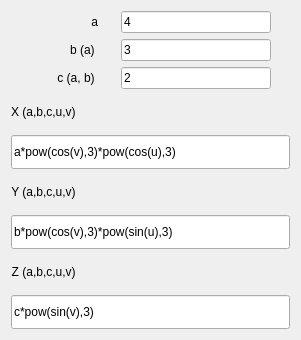
                         <widget class="QWidget" name="scrollAreaWidgetContents">
                          <property name="geometry">
                           <rect>
                            <x>0</x>
                            <y>0</y>
                            <width>301</width>
                            <height>340</height>
                           </rect>
                          </property>
                          <layout class="QGridLayout" name="gridLayout_24">
                           <item row="0" column="0">
                            <layout class="QVBoxLayout" name="verticalLayout">
                             <item>
                              <layout class="QHBoxLayout" name="horizontalLayout_20">
                               <item>
                                <widget class="QLabel" name="label_a_5">
                                 <property name="maximumSize">
                                  <size>
                                   <width>70</width>
                                   <height>16777215</height>
                                  </size>
                                 </property>
                                 <property name="layoutDirection">
                                  <enum>Qt::LeftToRight</enum>
                                 </property>
                                 <property name="text">
                                  <string>a</string>
                                 </property>
                                 <property name="alignment">
                                  <set>Qt::AlignRight|Qt::AlignTrailing|Qt::AlignVCenter</set>
                                 </property>
                                </widget>
                               </item>
                               <item>
                                <widget class="QLineEdit" name="Surf_a">
                                 <property name="sizePolicy">
                                  <sizepolicy hsizetype="Fixed" vsizetype="Fixed">
                                   <horstretch>0</horstretch>
                                   <verstretch>0</verstretch>
                                  </sizepolicy>
                                 </property>
                                 <property name="minimumSize">
                                  <size>
                                   <width>40</width>
                                   <height>0</height>
                                  </size>
                                 </property>
                                 <property name="maximumSize">
                                  <size>
                                   <width>150</width>
                                   <height>16777215</height>
                                  </size>
                                 </property>
                                 <property name="text">
                                  <string>4</string>
                                 </property>
                                 <property name="maxLength">
                                  <number>32769</number>
                                 </property>
                                </widget>
                               </item>
                              </layout>
                             </item>
                             <item>
                              <layout class="QHBoxLayout" name="horizontalLayout_21">
                               <item>
                                <widget class="QLabel" name="label_b_5">
                                 <property name="maximumSize">
                                  <size>
                                   <width>70</width>
                                   <height>16777215</height>
                                  </size>
                                 </property>
                                 <property name="text">
                                  <string>b (a) </string>
                                 </property>
                                 <property name="alignment">
                                  <set>Qt::AlignRight|Qt::AlignTrailing|Qt::AlignVCenter</set>
                                 </property>
                                </widget>
                               </item>
                               <item>
                                <widget class="QLineEdit" name="Surf_b">
                                 <property name="sizePolicy">
                                  <sizepolicy hsizetype="Fixed" vsizetype="Fixed">
                                   <horstretch>0</horstretch>
                                   <verstretch>0</verstretch>
                                  </sizepolicy>
                                 </property>
                                 <property name="minimumSize">
                                  <size>
                                   <width>40</width>
                                   <height>0</height>
                                  </size>
                                 </property>
                                 <property name="maximumSize">
                                  <size>
                                   <width>150</width>
                                   <height>16777215</height>
                                  </size>
                                 </property>
                                 <property name="text">
                                  <string>3</string>
                                 </property>
                                 <property name="maxLength">
                                  <number>32769</number>
                                 </property>
                                </widget>
                               </item>
                              </layout>
                             </item>
                             <item>
                              <layout class="QHBoxLayout" name="horizontalLayout_22">
                               <item>
                                <widget class="QLabel" name="label_c_3">
                                 <property name="maximumSize">
                                  <size>
                                   <width>70</width>
                                   <height>16777215</height>
                                  </size>
                                 </property>
                                 <property name="text">
                                  <string>c (a, b) </string>
                                 </property>
                                 <property name="alignment">
                                  <set>Qt::AlignRight|Qt::AlignTrailing|Qt::AlignVCenter</set>
                                 </property>
                                </widget>
                               </item>
                               <item>
                                <widget class="QLineEdit" name="Surf_c">
                                 <property name="sizePolicy">
                                  <sizepolicy hsizetype="Fixed" vsizetype="Fixed">
                                   <horstretch>0</horstretch>
                                   <verstretch>0</verstretch>
                                  </sizepolicy>
                                 </property>
                                 <property name="minimumSize">
                                  <size>
                                   <width>40</width>
                                   <height>0</height>
                                  </size>
                                 </property>
                                 <property name="maximumSize">
                                  <size>
                                   <width>150</width>
                                   <height>16777215</height>
                                  </size>
                                 </property>
                                 <property name="text">
                                  <string>2</string>
                                 </property>
                                 <property name="maxLength">
                                  <number>32769</number>
                                 </property>
                                </widget>
                               </item>
                              </layout>
                             </item>
                            </layout>
                           </item>
                           <item row="1" column="0">
                            <layout class="QGridLayout" name="gridLayout_29">
                             <item row="0" column="0">
                              <layout class="QHBoxLayout" name="horizontalLayout_23">
                               <item>
                                <widget class="QLabel" name="label_x_4">
                                 <property name="maximumSize">
                                  <size>
                                   <width>80</width>
                                   <height>16777215</height>
                                  </size>
                                 </property>
                                 <property name="text">
                                  <string>X (a,b,c,u,v) </string>
                                 </property>
                                 <property name="alignment">
                                  <set>Qt::AlignRight|Qt::AlignTrailing|Qt::AlignVCenter</set>
                                 </property>
                                </widget>
                               </item>
                               <item>
                                <spacer name="horizontalSpacer_5">
                                 <property name="orientation">
                                  <enum>Qt::Horizontal</enum>
                                 </property>
                                 <property name="sizeHint" stdset="0">
                                  <size>
                                   <width>40</width>
                                   <height>20</height>
                                  </size>
                                 </property>
                                </spacer>
                               </item>
                              </layout>
                             </item>
                             <item row="1" column="0">
                              <widget class="QLineEdit" name="Surf_x">
                               <property name="sizePolicy">
                                <sizepolicy hsizetype="Expanding" vsizetype="Preferred">
                                 <horstretch>0</horstretch>
                                 <verstretch>0</verstretch>
                                </sizepolicy>
                               </property>
                               <property name="minimumSize">
                                <size>
                                 <width>0</width>
                                 <height>0</height>
                                </size>
                               </property>
                               <property name="maximumSize">
                                <size>
                                 <width>16777215</width>
                                 <height>16777215</height>
                                </size>
                               </property>
                               <property name="toolTip">
                                <string>&lt;html&gt;&lt;head/&gt;&lt;body&gt;&lt;p&gt;The function from Python math module can be used here:&lt;/p&gt;&lt;p&gt;safe_list = ['acos', 'asin', 'atan', 'atan2', 'ceil', 'cos', 'cosh',&lt;/p&gt;&lt;p&gt; 'degrees', 'e', 'exp', 'fabs', 'floor', 'fmod', 'frexp', 'hypot', 'ldexp',&lt;/p&gt;&lt;p&gt; 'log', 'log10', 'modf', 'pi', 'pow', 'radians', 'sin', 'sinh', 'sqrt', 'tan',&lt;/p&gt;&lt;p&gt; 'tanh']&lt;/p&gt;&lt;/body&gt;&lt;/html&gt;</string>
                               </property>
                               <property name="text">
                                <string>a*pow(cos(v),3)*pow(cos(u),3)</string>
                               </property>
                               <property name="maxLength">
                                <number>32769</number>
                               </property>
                              </widget>
                             </item>
                             <item row="2" column="0">
                              <layout class="QHBoxLayout" name="horizontalLayout_24">
                               <item>
                                <widget class="QLabel" name="label_y_4">
                                 <property name="maximumSize">
                                  <size>
                                   <width>80</width>
                                   <height>16777215</height>
                                  </size>
                                 </property>
                                 <property name="text">
                                  <string>Y (a,b,c,u,v) </string>
                                 </property>
                                 <property name="alignment">
                                  <set>Qt::AlignRight|Qt::AlignTrailing|Qt::AlignVCenter</set>
                                 </property>
                                </widget>
                               </item>
                               <item>
                                <spacer name="horizontalSpacer_13">
                                 <property name="orientation">
                                  <enum>Qt::Horizontal</enum>
                                 </property>
                                 <property name="sizeHint" stdset="0">
                                  <size>
                                   <width>40</width>
                                   <height>20</height>
                                  </size>
                                 </property>
                                </spacer>
                               </item>
                              </layout>
                             </item>
                             <item row="3" column="0">
                              <widget class="QLineEdit" name="Surf_y">
                               <property name="sizePolicy">
                                <sizepolicy hsizetype="Expanding" vsizetype="Preferred">
                                 <horstretch>0</horstretch>
                                 <verstretch>0</verstretch>
                                </sizepolicy>
                               </property>
                               <property name="minimumSize">
                                <size>
                                 <width>0</width>
                                 <height>0</height>
                                </size>
                               </property>
                               <property name="maximumSize">
                                <size>
                                 <width>16777215</width>
                                 <height>16777215</height>
                                </size>
                               </property>
                               <property name="toolTip">
                                <string>&lt;html&gt;&lt;head/&gt;&lt;body&gt;&lt;p&gt;The function from Python math module can be used here:&lt;/p&gt;&lt;p&gt;safe_list = ['acos', 'asin', 'atan', 'atan2', 'ceil', 'cos', 'cosh',&lt;/p&gt;&lt;p&gt; 'degrees', 'e', 'exp', 'fabs', 'floor', 'fmod', 'frexp', 'hypot', 'ldexp',&lt;/p&gt;&lt;p&gt; 'log', 'log10', 'modf', 'pi', 'pow', 'radians', 'sin', 'sinh', 'sqrt', 'tan',&lt;/p&gt;&lt;p&gt; 'tanh']&lt;/p&gt;&lt;/body&gt;&lt;/html&gt;</string>
                               </property>
                               <property name="text">
                                <string>b*pow(cos(v),3)*pow(sin(u),3)</string>
                               </property>
                               <property name="maxLength">
                                <number>32769</number>
                               </property>
                              </widget>
                             </item>
                             <item row="4" column="0">
                              <layout class="QHBoxLayout" name="horizontalLayout_25">
                               <item>
                                <widget class="QLabel" name="label_z_2">
                                 <property name="maximumSize">
                                  <size>
                                   <width>80</width>
                                   <height>16777215</height>
                                  </size>
                                 </property>
                                 <property name="text">
                                  <string>Z (a,b,c,u,v) </string>
                                 </property>
                                 <property name="alignment">
                                  <set>Qt::AlignRight|Qt::AlignTrailing|Qt::AlignVCenter</set>
                                 </property>
                                </widget>
                               </item>
                               <item>
                                <spacer name="horizontalSpacer_14">
                                 <property name="orientation">
                                  <enum>Qt::Horizontal</enum>
                                 </property>
                                 <property name="sizeHint" stdset="0">
                                  <size>
                                   <width>40</width>
                                   <height>20</height>
                                  </size>
                                 </property>
                                </spacer>
                               </item>
                              </layout>
                             </item>
                             <item row="5" column="0">
                              <widget class="QLineEdit" name="Surf_z">
                               <property name="sizePolicy">
                                <sizepolicy hsizetype="Expanding" vsizetype="Preferred">
                                 <horstretch>0</horstretch>
                                 <verstretch>0</verstretch>
                                </sizepolicy>
                               </property>
                               <property name="minimumSize">
                                <size>
                                 <width>0</width>
                                 <height>0</height>
                                </size>
                               </property>
                               <property name="maximumSize">
                                <size>
                                 <width>16777215</width>
                                 <height>16777215</height>
                                </size>
                               </property>
                               <property name="toolTip">
                                <string>&lt;html&gt;&lt;head/&gt;&lt;body&gt;&lt;p&gt;The function from Python math module can be used here:&lt;/p&gt;&lt;p&gt;safe_list = ['acos', 'asin', 'atan', 'atan2', 'ceil', 'cos', 'cosh',&lt;/p&gt;&lt;p&gt; 'degrees', 'e', 'exp', 'fabs', 'floor', 'fmod', 'frexp', 'hypot', 'ldexp',&lt;/p&gt;&lt;p&gt; 'log', 'log10', 'modf', 'pi', 'pow', 'radians', 'sin', 'sinh', 'sqrt', 'tan',&lt;/p&gt;&lt;p&gt; 'tanh']&lt;/p&gt;&lt;/body&gt;&lt;/html&gt;</string>
                               </property>
                               <property name="text">
                                <string>c*pow(sin(v),3)</string>
                               </property>
                               <property name="maxLength">
                                <number>32769</number>
                               </property>
                              </widget>
                             </item>
                            </layout>
                           </item>
                          </layout>
                         </widget>
